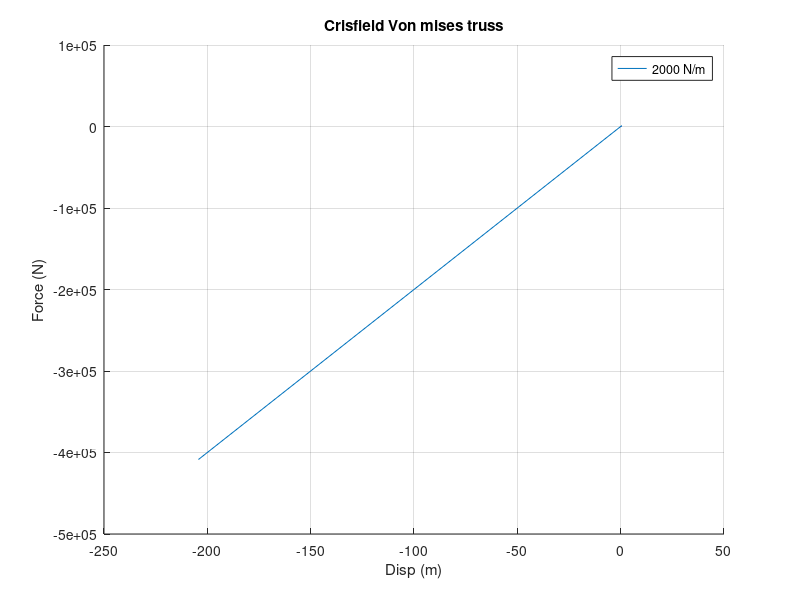

MATLAB code for this plot: (Note: this script raises an error after producing the figure.)
clc;clear
close all;
res = load('Disp.txt');
% figure(1)
%     img = imread('book.PNG');
%     image('CData',img,'XData',[0 1 ],'YData',[2975 0 ])
hold on
plot(-res(:,3),1*res(:,5),'DisplayName','2000 N/m');
% plot(res0(:,1),res0(:,2),'*','DisplayName','AKChopra Book');
%     axis([0 1 0 2000])
    legend
    title('Crisfield Von mises truss')
    xlabel('Disp (m)') 
    ylabel('Force (N)')  
    grid on
    hold off





Stop
% ==============================
% All Plots Compare
% ==============================
res1 = load('Disp_2000.txt');
res2 = load('Disp_1000.txt');
res3 = load('Disp_500.txt');
res4 = load('Disp_250.txt');
% res0 = load('dydisp_AKChopra_Result.txt');
% figure(1)
    img = imread('book.PNG');
    image('CData',img,'XData',[0 1 ],'YData',[3000 0 ])
hold on
plot(-res1(:,3),2000/100*res1(:,1),'DisplayName','2000 N/m');
plot(-res2(:,3),2000/100*res2(:,1),'DisplayName','1000 N/m');
% plot(-res3(:,3),2000/100*res3(:,1),'DisplayName','500');
plot(-res4(:,3),2000/100*res4(:,1),'DisplayName','500 N/m');
% plot(res(:,2),5*res(:,1),'DisplayName','x');
% plot(res0(:,1),res0(:,2),'*','DisplayName','AKChopra Book');
    axis([0 1 0 2000])
    legend
    title('Crisfield Von mises truss')
    xlabel('Disp (m)') 
    ylabel('Force (N)')  
    grid on
    hold off




